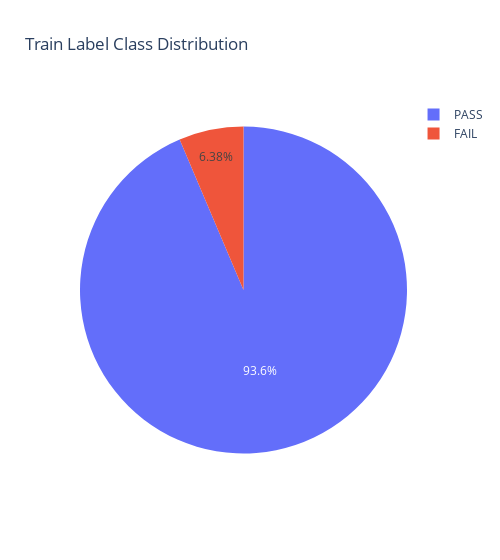

The notebook cell this image was saved under:
### Code cell
fig = px.pie(
    Y_train.value_counts(),
    values='Label',
    names=["PASS", "FAIL"],
    title="Train Label Class Distribution",
    width=500
)

fig.show()

### Figure 1 — Plotly figure (JSON) as saved in the notebook; plotly's stock layout.template omitted (floating-point values rounded to 4 significant figures)
{"data": [{"domain": {"x": [0, 1], "y": [0, 1]}, "hovertemplate": "label=%{label}<br>Label=%{value}<extra></extra>", "labels": ["PASS", "FAIL"], "legendgroup": "", "name": "", "showlegend": true, "type": "pie", "values": [1173, 80]}], "layout": {"legend": {"tracegroupgap": 0}, "title": {"text": "Train Label Class Distribution"}, "width": 500}}
